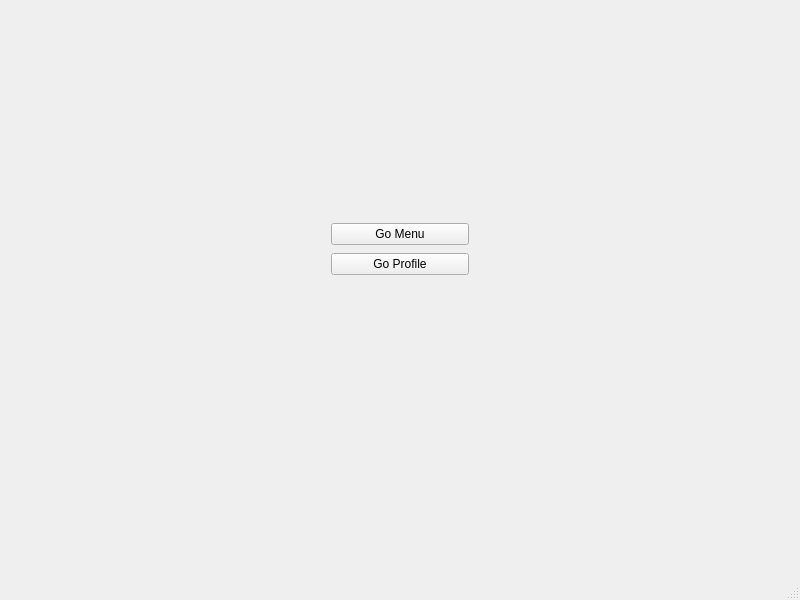
<?xml version="1.0" encoding="UTF-8"?>
<ui version="4.0">
 <class>MainFrame</class>
 <widget class="QMainWindow" name="MainFrame">
  <property name="geometry">
   <rect>
    <x>0</x>
    <y>0</y>
    <width>800</width>
    <height>600</height>
   </rect>
  </property>
  <property name="windowTitle">
   <string>Pacman</string>
  </property>
  <widget class="QWidget" name="centralwidget">
   <widget class="QWidget" name="verticalLayoutWidget">
    <property name="geometry">
     <rect>
      <x>320</x>
      <y>210</y>
      <width>160</width>
      <height>80</height>
     </rect>
    </property>
    <layout class="QVBoxLayout" name="verticalLayout">
     <item>
      <widget class="QPushButton" name="goMenu">
       <property name="text">
        <string>Go Menu</string>
       </property>
      </widget>
     </item>
     <item>
      <widget class="QPushButton" name="goProfile">
       <property name="text">
        <string>Go Profile</string>
       </property>
      </widget>
     </item>
    </layout>
   </widget>
  </widget>
  <widget class="QMenuBar" name="menubar">
   <property name="geometry">
    <rect>
     <x>0</x>
     <y>0</y>
     <width>800</width>
     <height>19</height>
    </rect>
   </property>
  </widget>
  <widget class="QStatusBar" name="statusbar"/>
 </widget>
 <layoutdefault spacing="6" margin="11"/>
 <resources/>
 <connections>
  <connection>
   <sender>goProfile</sender>
   <signal>clicked()</signal>
   <receiver>MainFrame</receiver>
   <slot>goProfile()</slot>
   <hints>
    <hint type="sourcelabel">
     <x>399</x>
     <y>286</y>
    </hint>
    <hint type="destinationlabel">
     <x>399</x>
     <y>299</y>
    </hint>
   </hints>
  </connection>
  <connection>
   <sender>goMenu</sender>
   <signal>clicked()</signal>
   <receiver>MainFrame</receiver>
   <slot>goMenu()</slot>
   <hints>
    <hint type="sourcelabel">
     <x>399</x>
     <y>249</y>
    </hint>
    <hint type="destinationlabel">
     <x>399</x>
     <y>299</y>
    </hint>
   </hints>
  </connection>
 </connections>
 <slots>
  <slot>goMenu()</slot>
  <slot>goProfile()</slot>
 </slots>
</ui>
